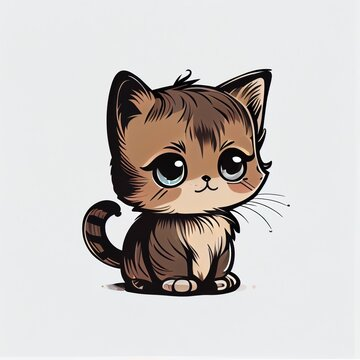
#> input picture Cat 360x360.jpg, 360 x 360 px
$ jupyter execute '3(a) Avg & Median Filter.ipynb'
#> lines starting #> are read from the running program, lines starting #| are printed output that depends on the picture; after the words box and inside, x2 and y2 are one past the last pixel; in counts of white or black regions, pixels touching at a corner belong together
**Task 3(a): Take grayscale image of size 512x512, apply average & median spatial filters with 5x5 mask & observe their performance for noise suppression in term of PSNR**

### Importing the Libraries

[cell 1]
import cv2
import numpy as np
import matplotlib.pyplot as plt

### Function for Average Spatial Filter
- **Function: output_image = cv2.blur(input_image, (kernel_size, kernel_size))**

[cell 2]
def average_filter(image, mask_size):
    filtered_image = []
    height, width = image.shape
    offset, weight = mask_size // 2, mask_size * mask_size

    for r in range(height):
        temp_row = []
        for c in range(width):
            pixel = 0
            for x in range(-offset, offset + 1):
                for y in range(-offset, offset + 1):
                    if (r + x >= 0 and r + x < height and c + y >= 0 and c + y < width):
                        pixel += (image[r + x, c + y] / weight)
            temp_row.append(pixel)
        filtered_image.append(temp_row)

    return np.uint8(filtered_image)

### Function for Median Spatial Filter
- **Function: output_image = cv2.medianBlur(input_image, kernel_size)**

[cell 3]
def median_filter(image, mask_size):
    filtered_image = []
    height, width = image.shape
    offset = mask_size // 2

    for r in range(height):
        temp_row = []
        for c in range(width):
            pixels = []
            for x in range(-offset, offset + 1):
                for y in range(-offset, offset + 1):
                    if (r + x >= 0 and r + x < height and c + y >= 0 and c + y < width):
                        pixels.append(image[r + x, c + y])
            pixels.sort()
            temp_row.append(pixels[len(pixels) // 2])
        filtered_image.append(temp_row)

    return np.uint8(filtered_image)

### Function for adding Salt & Pepper Noise

[cell 4]
def add_salt_pepper_noise(image):
    noise_amount = 5000
    noisy_image = image.copy()

    for k in range(noise_amount):
        index = []
        for x in range(1, 5):
            index.append(np.random.randint(0, image.shape[0]))
        noisy_image[index[0], index[1]], noisy_image[index[2], index[3]] = 0, 255

    return noisy_image

### Function for calculating PSNR (Peak Signal to Noise Ratio)
- **Function: psnr = cv2.PSNR(image1, image2)**

[cell 5]
def image_psnr(image1, image2):
    image1, image2 = np.float64(image1), np.float64(image2)
    mse = np.mean((image1 - image2) ** 2)
    if mse == 0:
        return float('inf')
    psnr = 20 * np.log10(255.0) - 10 * np.log10(mse)
    return round(psnr, 2)

### Loading the Image

[cell 6]
cat_image = cv2.imread("./Cat 360x360.jpg", 0)
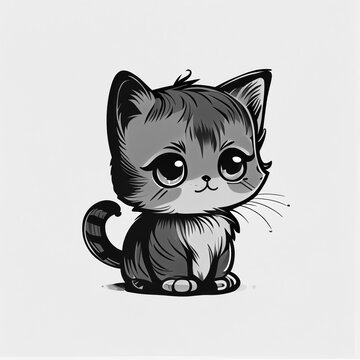
#> cat_image: shape (360, 360); min 0, max 255, mean 200.2
plt.imshow(cv2.cvtColor(cat_image, cv2.COLOR_BGR2RGB))
plt.title("Original Image")
plt.show()

### Adding Salt & Pepper Noise to the Image

[cell 7]
noisy_cat_image = add_salt_pepper_noise(cat_image)
#> after the loop in add_salt_pepper_noise, `for k in range(noise_amount):`:
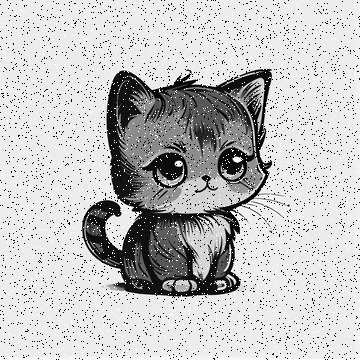
#> noisy_image: shape (360, 360); 7.36% of pixels changed, all inside (x1, y1, x2, y2) = (0, 0, 360, 360)
plt.imshow(cv2.cvtColor(noisy_cat_image, cv2.COLOR_BGR2RGB))
plt.title("Noisy Image")
plt.show()
psnr = image_psnr(cat_image, noisy_cat_image)
#> in image_psnr, `mse = np.mean((image1 - image2) ** 2)`: mse = 1979.1
#> in image_psnr, `psnr = 20 * np.log10(255.0) - 10 * np.log10(mse)`: psnr = 15.17
#> psnr = 15.17
print(f"PSNR = {psnr}")
#| PSNR = 15.17
cv2.PSNR(cat_image, noisy_cat_image)
#> Out = 15.17

### Applying Average Spatial Filter

[cell 8]
avg_cat_image = average_filter(noisy_cat_image, 3)
#> after the loop in average_filter, `for r in range(height):`: filtered_image = 360 items
#> in average_filter, `return np.uint8(filtered_image)`:
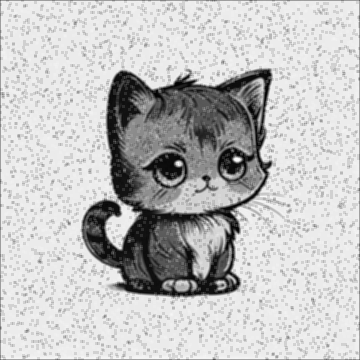
#> returned value: shape (360, 360); min 2, max 252, mean 193.6
plt.imshow(cv2.cvtColor(avg_cat_image, cv2.COLOR_BGR2RGB))
plt.title("Average Filtered Image")
plt.show()
psnr = image_psnr(cat_image, avg_cat_image)
#> psnr = 20.55
print(f"PSNR = {psnr}")
#| PSNR = 20.55

### Applying Median Spatial Filter

[cell 9]
median_cat_image = median_filter(noisy_cat_image, 3)
#> after the loop in median_filter, `for r in range(height):`: filtered_image = 360 items
#> in median_filter, `return np.uint8(filtered_image)`:
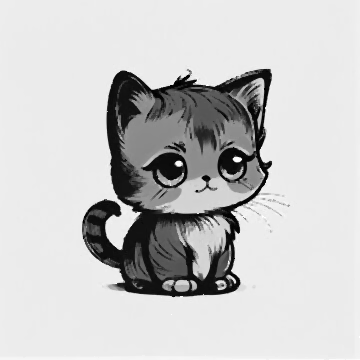
#> returned value: shape (360, 360); min 0, max 255, mean 200.1
plt.imshow(cv2.cvtColor(median_cat_image, cv2.COLOR_BGR2RGB))
plt.title("Median Filtered Image")
plt.show()
psnr = image_psnr(cat_image, median_cat_image)
#> psnr = 26.24
print(f"PSNR = {psnr}")
#| PSNR = 26.24

### Loading the Book Example Image

[cell 10]
pcb_image = cv2.imread("./Fig0335(a) PCB Salt-&-Pepper 455x440.tif", 0)
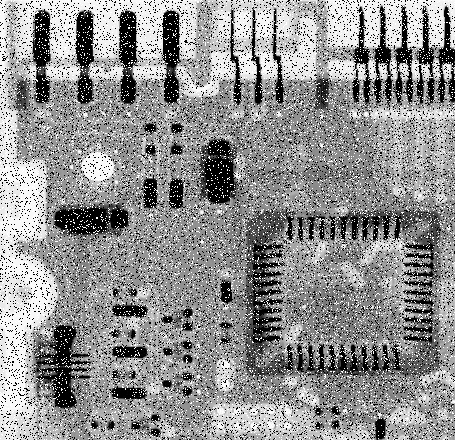
#> input picture Fig0335(a) PCB Salt-&-Pepper 455x440.tif, 455 x 440 px
#> pcb_image is the input picture: shape (440, 455); min 0, max 255, mean 144.1
plt.imshow(cv2.cvtColor(pcb_image, cv2.COLOR_BGR2RGB))
plt.title("Noisy PCB Image")
plt.show()

### Applying Average Spatial Filter in Book Example Image

[cell 11]
avg_filtered_pcb_image = average_filter(pcb_image, 3)
#> call 2 of average_filter, with mask_size = 3
#> after the loop in average_filter (call 2), `for r in range(height):`: filtered_image = 440 items
#> in average_filter (call 2), `return np.uint8(filtered_image)`:
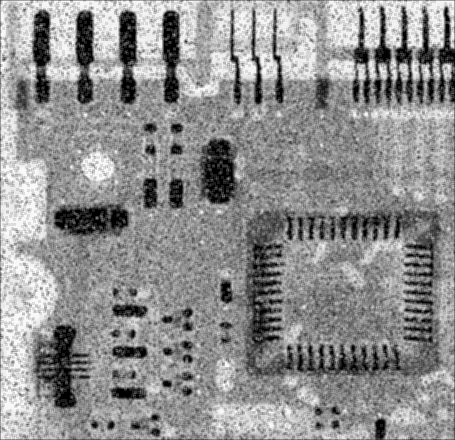
#> returned value: shape (440, 455); min 0, max 253, mean 143
plt.imshow(cv2.cvtColor(avg_filtered_pcb_image, cv2.COLOR_BGR2RGB))
plt.title("Average Filtered Image")
plt.show()

### Applying Median Spatial Filter in Book Example Image

[cell 12]
median_pcb_image = median_filter(pcb_image, 7)
#> call 2 of median_filter, with mask_size = 7
#> in median_filter (call 2), `return np.uint8(filtered_image)`:
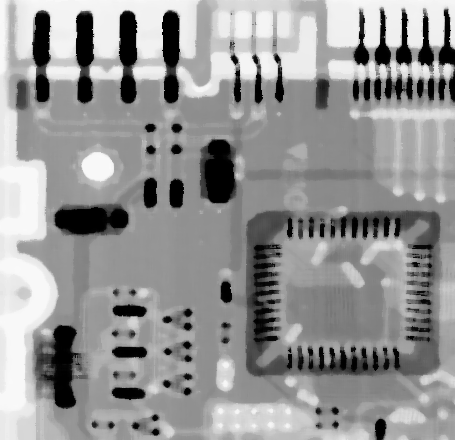
#> returned value: shape (440, 455); min 0, max 250, mean 149.1
plt.imshow(cv2.cvtColor(median_pcb_image, cv2.COLOR_BGR2RGB))
plt.title("Median Filtered Image")
plt.show()
